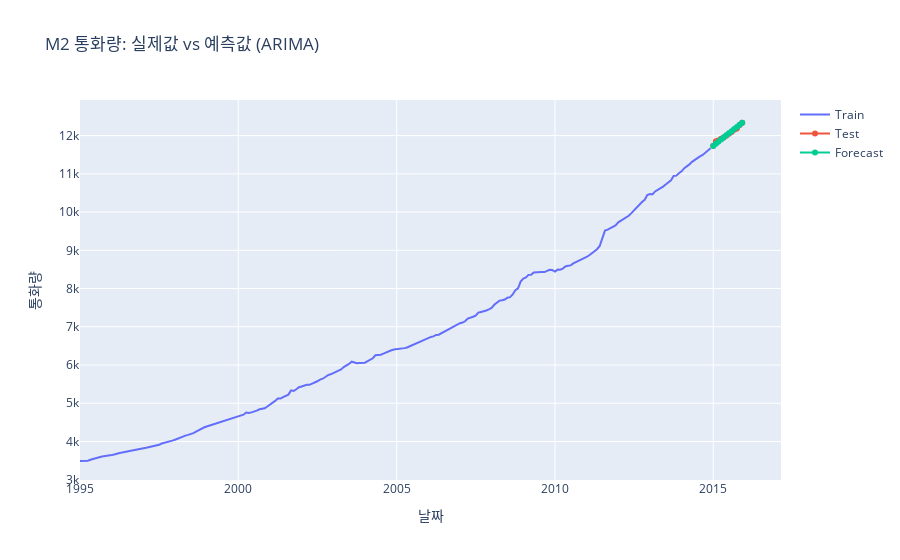

The notebook cell saved with this chart:
### Markdown cell above
-----

## 2\. 단변량 시계열 분석 (Univariate Analysis): ARIMA

### 💡 개념 (Concept)

**ARIMA(AutoRegressive Integrated Moving Average)** 모델은 가장 대표적인 단변량 시계열 예측 모델입니다. 즉, 하나의 변수(y)의 과거 데이터 패턴과 오차를 학습하여 미래 값을 예측합니다. ARIMA는 세 가지 핵심 요소로 구성됩니다.

  * **AR (AutoRegressive, 자기회귀)**: **과거의 값**이 현재의 값에 영향을 미친다는 아이디어에 기반합니다.

      * `p`는 참고할 과거 시점의 개수를 의미합니다. (예: `p=3`이면 3개월 전 데이터까지 참고)
      * 메타포: "이번 달 매출은 지난달과 지지난달 매출과 비슷할 거야."
        $$Y_t = \phi_1 Y_{t-1} + \phi_2 Y_{t-2} + \cdots + \phi_p Y_{t-p} + \epsilon_t$$

  * **I (Integrated, 통합)**: 비정상 시계열을 정상 시계열로 만들기 위해 필요한 **차분 횟수**를 의미합니다.

      * `d`는 차분을 적용한 횟수를 나타냅니다. (d=1이면 1차 차분)

  * **MA (Moving Average, 이동평균)**: **과거의 예측 오차**가 현재의 값에 영향을 미친다는 개념입니다.

      * `q`는 참고할 과거 예측 오차의 개수를 의미합니다.
      * 메타포: "지난달 매출 예측이 빗나갔으니, 그 오차를 반영해서 이번 달 예측을 보정해야 해."
        $$Y_t = \epsilon_t + \theta_1 \epsilon_{t-1} + \theta_2 \epsilon_{t-2} + \cdots + \theta_q \epsilon_{t-q}$$

**ACF와 PACF: p와 q 정하기**
ARIMA 모델의 차수 `p`와 `q`를 결정하기 위해 \*\*ACF(자기상관함수)\*\*와 **PACF(부분자기상관함수)** 플롯을 활용합니다.

  * **ACF (Autocorrelation Function)**: 시점 t의 데이터와 그 이전 시점들(t-1, t-2, ...)의 데이터 간의 상관관계를 보여줍니다. **MA 모델의 차수 q를 결정**하는 데 사용됩니다.
  * **PACF (Partial Autocorrelation Function)**: 다른 시점들의 영향을 제외하고, 오직 두 시점(t와 t-k)의 데이터 간 순수한 상관관계를 보여줍니다. **AR 모델의 차수 p를 결정**하는 데 사용됩니다.

| 모델 | ACF 플롯 특징 | PACF 플롯 특징 |
| :--- | :--- | :--- |
| **AR(p)** | 점차 감소하며 0에 수렴 | `p` 시점 이후 급격히 0으로 절단 |
| **MA(q)** | `q` 시점 이후 급격히 0으로 절단 | 점차 감소하며 0에 수렴 |

### 💻 예시 코드 (Example Code)

이번에는 `moneystock-spending-series.csv` 데이터셋을 사용하여 ARIMA 모델을 구축하고 예측을 수행합니다. 이 데이터는 M2 통화량과 개인 소비 지출 데이터로 구성되어 있습니다.

### Code cell
import pandas as pd
import plotly.graph_objects as go
from plotly.subplots import make_subplots
from statsmodels.tsa.stattools import adfuller, acf, pacf
from statsmodels.graphics.tsaplots import plot_acf, plot_pacf
from statsmodels.tsa.arima.model import ARIMA
import matplotlib.pyplot as plt

# 데이터 로드 (money stock spending)
df_money = pd.read_csv('../datasets/tsa/moneystock-spending-series.csv', index_col=0, parse_dates=True)
df_money.index.freq = 'MS' # 월별 데이터 주파수 설정

# 'Money' 변수에 대해 분석 진행
money_series = df_money['Money']

# 1. 정상성 확인 및 차분
# ADF 검정 결과 p-value가 1.0으로 비정상 시계열임 (위에서 실습)
# 2차 차분을 통해 정상성 확보
money_diff2 = money_series.diff().diff().dropna()
# adf_test(money_diff2) # p-value가 매우 작게 나와 정상성 만족

# 2. ACF, PACF 플롯으로 p, q 추정
fig, (ax1, ax2) = plt.subplots(1, 2, figsize=(12, 4))
plot_acf(money_diff2, ax=ax1)
plot_pacf(money_diff2, ax=ax2)
plt.show()
# PACF 플롯을 보면 lag 1 이후에 값이 급격히 감소하므로 p=1로 추정 가능
# ACF 플롯을 보면 lag 1 이후에 값이 급격히 감소하므로 q=1로 추정 가능

# 3. ARIMA(1, 2, 1) 모델 구축 및 학습
# p=1, d=2(2차 차분), q=1
model = ARIMA(money_series, order=(1, 2, 1))
fitted_model = model.fit()
print(fitted_model.summary())

# 4. 예측 및 시각화
# 학습 데이터 분할 (마지막 12개월을 테스트 데이터로)
train_data = money_series[:-12]
test_data = money_series[-12:]

# ARIMA(1, 2, 1) 모델 재학습
model_train = ARIMA(train_data, order=(1, 2, 1))
fitted_train_model = model_train.fit()

# 예측 (12개월)
forecast = fitted_train_model.forecast(steps=12)

# 결과 시각화
fig = go.Figure()
fig.add_trace(go.Scatter(x=train_data.index, y=train_data, name='Train'))
fig.add_trace(go.Scatter(x=test_data.index, y=test_data, name='Test'))
fig.add_trace(go.Scatter(x=forecast.index, y=forecast, name='Forecast'))
fig.update_layout(title='M2 통화량: 실제값 vs 예측값 (ARIMA)', xaxis_title='날짜', yaxis_title='통화량')
fig.show()

### Figure 1 — Plotly figure (JSON) as saved in the notebook; plotly's stock layout.template omitted (floating-point values rounded to 4 significant figures; data arrays with more than 128 entries replaced by an {"elided": "..."} marker saying what was removed)
{"data": [{"name": "Train", "type": "scatter", "x": {"elided": "240 str values"}, "y": {"elided": "240 float values"}}, {"name": "Test", "type": "scatter", "x": ["2015-01-01T00:00:00.000000000", "2015-02-01T00:00:00.000000000", "2015-03-01T00:00:00.000000000", "2015-04-01T00:00:00.000000000", "2015-05-01T00:00:00.000000000", "2015-06-01T00:00:00.000000000", "2015-07-01T00:00:00.000000000", "2015-08-01T00:00:00.000000000", "2015-09-01T00:00:00.000000000", "2015-10-01T00:00:00.000000000", "2015-11-01T00:00:00.000000000", "2015-12-01T00:00:00.000000000"], "y": [11730.0, 11850.0, 11870.0, 11920.0, 11950.0, 11990.0, 12050.0, 12100.0, 12150.0, 12190.0, 12280.0, 12340.0]}, {"name": "Forecast", "type": "scatter", "x": ["2015-01-01T00:00:00.000000000", "2015-02-01T00:00:00.000000000", "2015-03-01T00:00:00.000000000", "2015-04-01T00:00:00.000000000", "2015-05-01T00:00:00.000000000", "2015-06-01T00:00:00.000000000", "2015-07-01T00:00:00.000000000", "2015-08-01T00:00:00.000000000", "2015-09-01T00:00:00.000000000", "2015-10-01T00:00:00.000000000", "2015-11-01T00:00:00.000000000", "2015-12-01T00:00:00.000000000"], "y": [11730.0, 11790.0, 11840.0, 11900.0, 11950.0, 12010.0, 12060.0, 12120.0, 12170.0, 12230.0, 12280.0, 12340.0]}], "layout": {"title": {"text": "M2 통화량: 실제값 vs 예측값 (ARIMA)"}, "xaxis": {"title": {"text": "날짜"}}, "yaxis": {"title": {"text": "통화량"}}}}
